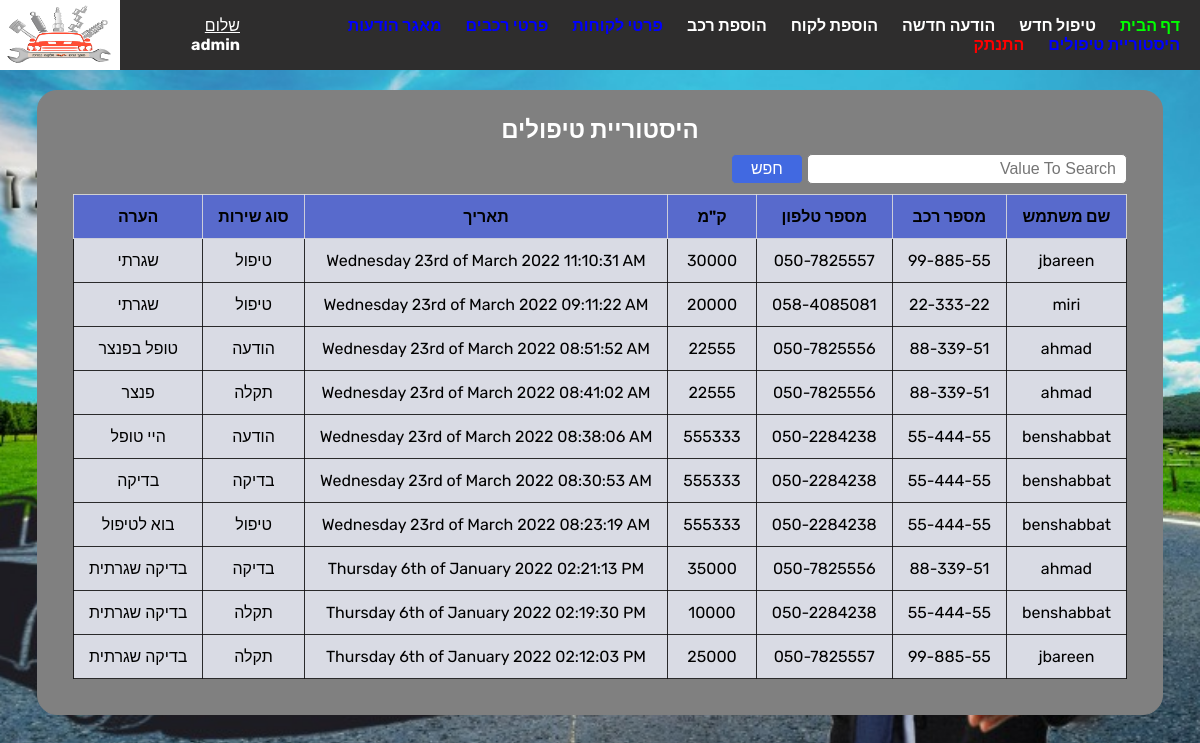
Screenshot of /history_service.php (signed in) with the database file from the repository.
### tables this page shows
CREATE TABLE `service` (
  `id` int(11) NOT NULL,
  `idcar` varchar(255) NOT NULL,
  `username` varchar(255) NOT NULL,
  `date` text NOT NULL,
  `typeservice` varchar(255) NOT NULL,
  `phone` varchar(255) NOT NULL,
  `km` varchar(255) NOT NULL,
  `text` text NOT NULL
);

### history_service.php (the view, shortened to what this page needs)
<!DOCTYPE html>
<html lang="en">
<?php
include('function.php');
if (isset($_POST['search']))
    {
    $valueToSearch = $_POST['valueToSearch'];
    $query=" SELECT * FROM `service` WHERE CONCAT (`idcar`, `username`, `date`, `typeservice`, `phone`, `km`, `text`) LIKE '%".$valueToSearch."%'";
    $search_result=filterTable($query);
    }
else{
    $query="SELECT * FROM `service` ORDER BY `service`.`id` DESC";
    $search_result=filterTable($query);
    }
?>
<head>
    <link rel="stylesheet" href="style.css">
    <link rel="stylesheet" type="text/css"
        href="https://cdnjs.cloudflare.com/ajax/libs/font-awesome/5.15.1/css/all.min.css">
</head>
<body>
    <header><?php nav(); ?></header>
    <form method="post" action="history_service.php">
        <h2>היסטוריית טיפולים </h2>
        <div class="search-fltier">
            <div class="input-search">
                <input type="text" name="valueToSearch" placeholder="Value To Search">
                <button type="submit" name="search" class="btn" value="Filter">חפש</button>
            </div>
        </div>
        <table class="table">
            <tr>
                <th>שם משתמש</th>
                <th>מספר רכב</th>
                <th>מספר טלפון</th>
                <th>ק"מ</th>
                <th>תאריך</th>
                <th>סוג שירות</th>
                <th>הערה</th>
            </tr>
            <?php while($rows=mysqli_fetch_array($search_result)):?>
            <?php if($rows['username']==$_SESSION['username'] or "admin"==$_SESSION['username']):?>
            <tr>
                <td><?php echo $rows['username']; ?></td>
                <td><?php echo $rows['idcar']; ?></td>
                <td><?php echo $rows['phone']; ?></td>
                <td><?php echo $rows['km']; ?></td>
                <td><?php echo $rows['date']; ?></td>
                <td><?php echo $rows['typeservice']; ?></td>
                <td><?php echo $rows['text']; ?></td>
            </tr>
            <?php endif;?>
            <?php endwhile;?>
        </table>
    </form>
</body>
</html>

### function.php (shortened to what this page needs)
<?php function ConnectToDB()
  {
    $con = mysqli_connect("localhost", "root", "", "garagedb");
    mysqli_set_charset($con,"utf8");
    return $con;
  }?>
<?php function nav()
    {
    ?>
    <header>
    <img src="images/logo.jpg" class="logo">
    <div class="nameUser">
        <?php if (isset($_SESSION["username"])): ?>
        <p><ins>שלום</ins> <strong> <?php echo $_SESSION['username']; ?></strong></p>
        <?php endif ?>
    </div>
    <div class="menu">
        <?php type_nav();?>
    </div>
    </header>
    <?php
    }?>
<?php function admin_nav()
    {
    ?>
    <nav>
    <ul>
        <li><a href="admin.php" class="aG">דף הבית</a></li>
        <li><a href="new_service.php">טיפול חדש</a></li>
        <li><a href="new_message.php">הודעה חדשה</a></li>
        <li><a href="new_user.php">הוספת לקוח</a></li>
        <li><a href="new_car.php">הוספת רכב</a></li>
        <li><a href="users_DB.php" class="aB">פרטי לקוחות</a></li>
        <li><a href="cars_DB.php" class="aB">פרטי רכבים</a></li>
        <li><a href="message_DB.php" class="aB">מאגר הודעות</a></li>
        <li><a href="history_service.php" class="aB">היסטוריית טיפולים</a></li>
        <li><a href="login.php?logout='1'" class="aR">התנתק</a></li>
    </ul>
    </nav>
    <?php
    }?>
<?php function type_nav()
    {
    if(!isset($_SESSION['username']))
    login_nav();
    elseif("admin"==$_SESSION['username'] AND $_SESSION['ID'] == 1)
    {
        admin_nav();
    }
    elseif(isset($_SESSION['username']))
    {
        user_nav();
    }
    }?>
<?php function filterTable($query)
  {
    $con = ConnectToDB();
    $filter_Result = mysqli_query($con,$query);
    return $filter_Result;
  }?>

### style.css (style rules this page uses)
* { margin: 0; padding: 0; box-sizing: border-box; --borderRadius: 10px; --borderRadiusS: 10px; --heightHeader: 70px; --backgroundColor_header:#2e2d2d; --backgroundColor_form:#808080; --fontColer_Aa:#ffffff; --border:1px solid gray; }
body { background-color: var(--backgroundColor_body); direction: rtl; font-family: 'Rubik', sans-serif; max-width: 1440px; background-image: url('images/background.jpeg'); height:max-content; background-position: center; background-repeat: no-repeat; background-size: cover; position: relative; background-attachment: fixed; }
form { background-color: var(--backgroundColor_form); width: fit-content; margin: auto; padding: 25px; border: var(--border); border-radius: 20px; margin-top: 90px; }
header { overflow: hidden; position: fixed; top: 0; height: var(--heightHeader);width: 100%; background-color: var(--backgroundColor_header); }
.nameUser { height: 100%;width: 10%; float :left; display: flex; align-items: center; }
.nameUser strong { display: flex; align-items: center; counter-reset: section; }
.nameUser ins { display: flex; align-items: center; counter-reset: section; }
.logo { height: 100%;width: 10%; float :left; }
.menu { height: 100%;width: 80%; display: flex; align-items: center; }
nav { flex: 1; text-align: right; }
nav ul { display: inline-block; list-style-type: none; }
nav ul li { display: inline-block; margin-right: 20px; }
a { font-weight: bold; text-decoration: none; color: var(--fontColer_Aa); }
.aR { color: rgb(255, 0, 0); }
.aG { color: rgb(0, 255, 0); }
.aB { color: rgb(0, 0, 255); }
p { color: var(--fontColer_Aa); }
h2 { color: var(--fontColer_Aa); text-align: center; }
.table { border-collapse: collapse; width: -webkit-fill-available; margin: 10px 10px; }
.table td { background-color:rgb(217, 219, 228); padding: 12px 15px; border: 1px solid rgba(15, 15, 15, 0.867); text-align: center; }
.table th { background-color:rgb(88, 106, 204); padding: 12px 15px; border: 1px solid #dddd; text-align: center; }
.btn { display: inline-block; background: RoyalBlue; color: white; padding: 8px 15px; border-radius: 20px; outline: none; border: none; }
.input-search { margin: 10px 0px 10px 0px; }
.search-fltier { width: 400px; margin: 10px 10px; }
.input-search input { height: 30px; width: 80.02%; padding: 5px 10px; font-size: 16px; border-radius: 5px; border: var(--border); }
.input-search button { height: 30px; width: 18%; padding: 5px 10px; font-size: 16px; border-radius: 5px; border: var(--border); }

### rows the page displays
service: username "jbareen", idcar "99-885-55", phone "050-7825557", km "30000", date "Wednesday 23rd of March 2022 11:10:31 AM", typeservice "טיפול", text "שגרתי"
service: username "miri", idcar "22-333-22", phone "058-4085081", km "20000", date "Wednesday 23rd of March 2022 09:11:22 AM", typeservice "טיפול", text "שגרתי"
service: username "ahmad", idcar "88-339-51", phone "050-7825556", km "22555", date "Wednesday 23rd of March 2022 08:51:52 AM", typeservice "הודעה", text "טופל בפנצר"
service: username "ahmad", idcar "88-339-51", phone "050-7825556", km "22555", date "Wednesday 23rd of March 2022 08:41:02 AM", typeservice "תקלה", text "פנצר"
service: username "benshabbat", idcar "55-444-55", phone "050-2284238", km "555333", date "Wednesday 23rd of March 2022 08:38:06 AM", typeservice "הודעה", text "היי טופל"
service: username "benshabbat", idcar "55-444-55", phone "050-2284238", km "555333", date "Wednesday 23rd of March 2022 08:30:53 AM", typeservice "בדיקה", text "בדיקה"
service: username "benshabbat", idcar "55-444-55", phone "050-2284238", km "555333", date "Wednesday 23rd of March 2022 08:23:19 AM", typeservice "טיפול", text "בוא לטיפול"
service: username "ahmad", idcar "88-339-51", phone "050-7825556", km "35000", date "Thursday 6th of January 2022 02:21:13 PM", typeservice "בדיקה", text "בדיקה שגרתית"
service: username "benshabbat", idcar "55-444-55", phone "050-2284238", km "10000", date "Thursday 6th of January 2022 02:19:30 PM", typeservice "תקלה", text "בדיקה שגרתית"
service: username "jbareen", idcar "99-885-55", phone "050-7825557", km "25000", date "Thursday 6th of January 2022 02:12:03 PM", typeservice "תקלה", text "בדיקה שגרתית"

### other values shown
$_SESSION['username'] "admin"
